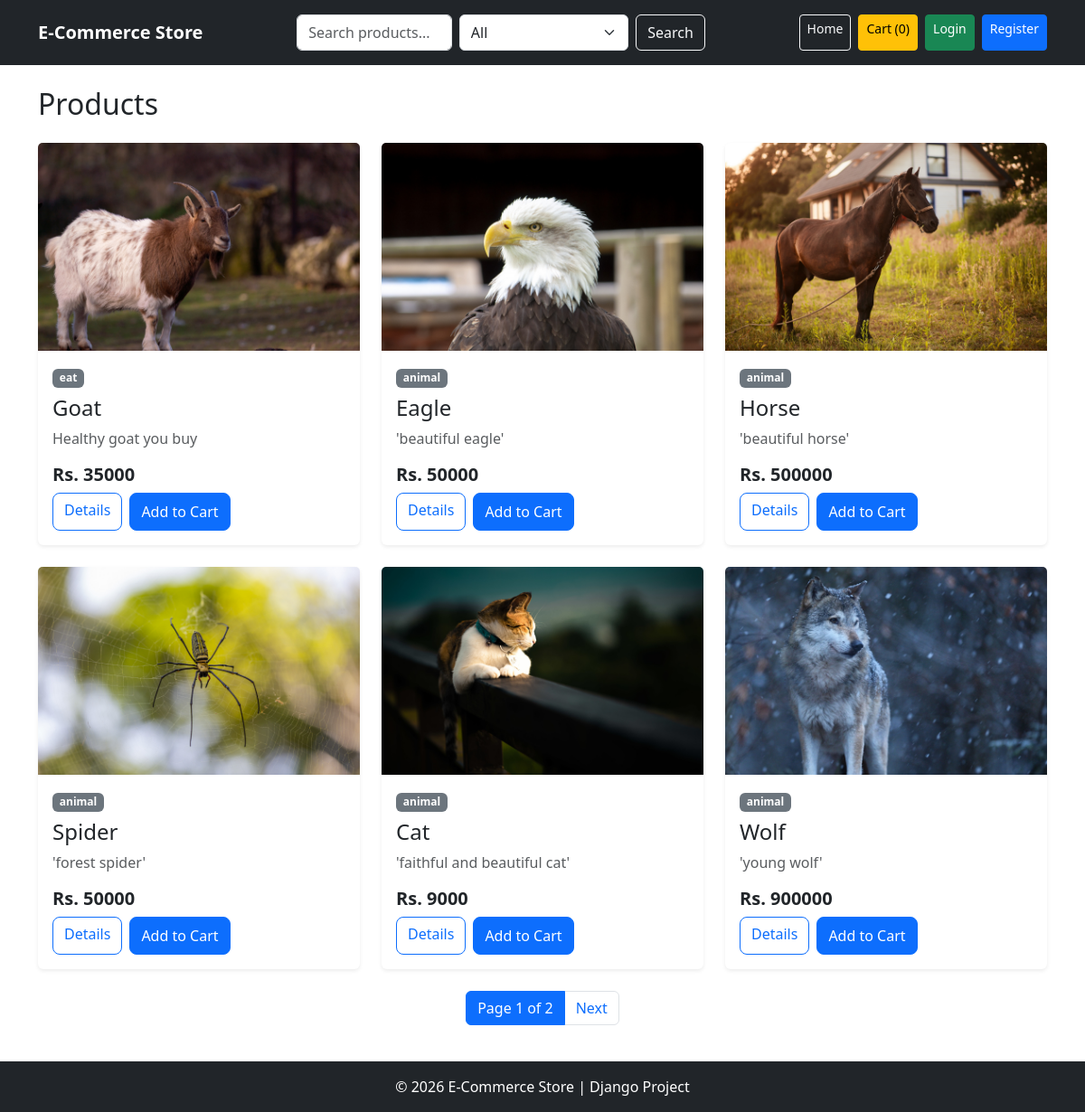
The page / on the database its author committed.
### store/models.py (models this page shows, shortened)
class Product(models.Model):
    name = models.CharField(max_length=200)
    description = models.TextField()
    price = models.IntegerField()
    image = models.ImageField(upload_to='products/', blank=True, null=True)
    stock = models.IntegerField(default=0)
    category = models.CharField(max_length=100, default="General")

### store/views.py (the view)
# urls.py: path('', views.product_list, name='product_list'),
def product_list(request):
    query = request.GET.get("q")
    category = request.GET.get("category")
    products = Product.objects.all()
    if query:
        products = products.filter(name__icontains=query)
    if category:
        products = products.filter(category=category)
    categories = Product.objects.values_list("category", flat=True).distinct()
    paginator = Paginator(products, 6)
    page_number = request.GET.get("page")
    page_obj = paginator.get_page(page_number)
    return render(request, "store/product_list.html", {
        "products": page_obj,
        "page_obj": page_obj,
        "categories": categories,
        "selected_category": category,
        "query": query,
    })

### store/context_processors.py (called while the page is built)
def categories_processor(request):
    categories = Product.objects.values_list('category', flat=True).distinct()
    return {
        'categories': categories
    }

def cart_count(request):
    cart = request.session.get('cart', {})
    total_items = sum(cart.values())
    return {
        'cart_count': total_items
    }

### store/templates/store/product_list.html (shortened to what this page needs)
{% extends 'store/base.html' %}
{% block content %}
<h2 class="mb-4">Products</h2>
{% if products %}
<div class="row g-4">
  {% for product in products %}
  <div class="col-12 col-sm-6 col-lg-4">
    <div class="card h-100 shadow-sm border-0">
     <a href="{% url 'product_detail' product.id %}" class="text-decoration-none text-dark">
      {% if product.image %}
      <img src="{{ product.image.url }}" class="card-img-top" style="height: 230px; object-fit: cover" />
      {% endif %}
      <div class="card-body d-flex flex-column">
        <span class="badge bg-secondary mb-2 align-self-start">
          {{ product.category }}
        </span>
        <h4 class="card-title">
          <a href="{% url 'product_detail' product.id %}" class="text-decoration-none text-dark">
            {{ product.name }}
          </a>
        </h4>
        <p class="card-text text-muted">
          {{ product.description|truncatewords:10 }}
        </p>
        <h5 class="fw-bold mt-auto">Rs. {{ product.price }}</h5>
       </a>
        <div class="mt-auto d-flex gap-2">
     <div class="d-flex gap-2 mt-auto">
        <a href="{% url 'product_detail' product.id %}"
         class="btn btn-outline-primary flex-fill text-center">
         Details
        </a>
        <button class="btn btn-primary add-to-cart-btn" data-id="{{ product.id }}">
         Add to Cart
        </button>
     </div>
        </div>
      </div>
    </div>
  </div>
  {% endfor %}
<nav class="mt-4">
  <ul class="pagination justify-content-center">
    <li class="page-item active">
      <span class="page-link">
        Page {{ page_obj.number }} of {{ page_obj.paginator.num_pages }}
      </span>
    </li>
    {% if page_obj.has_next %}
    <li class="page-item">
      <a class="page-link"
        href="?page={{ page_obj.next_page_number }}{% if selected_category %}&category={{ selected_category }}{% endif %}{% if query %}&q={{ query }}{% endif %}">
        Next
      </a>
    </li>
    {% endif %}
  </ul>
</nav>
{% else %}
<p class="text-danger">No products found.</p>
{% endif %}
{% endblock %}

### store/templates/store/base.html (style rules this page uses)
body { opacity: 0; transition: opacity 0.25s ease-in-out; }
body.page-loaded { opacity: 1; }
.card a { display: block; }
.add-to-cart-btn { white-space: nowrap; }
.btn { height: 40px; display: flex; align-items: center; justify-content: center; }
.card .btn { height: 42px; font-weight: 500; border-radius: 8px; }

### rows shown on the page
Product: image (picture), category "eat", name "Goat", description "Healthy goat you buy", price "35000"
Product: image (picture), category "animal", name "Eagle", description "'beautiful eagle'", price "50000"
Product: image (picture), category "animal", name "Horse", description "'beautiful horse'", price "500000"
Product: image (picture), category "animal", name "Spider", description "'forest spider'", price "50000"
Product: image (picture), category "animal", name "Cat", description "'faithful and beautiful cat'", price "9000"
Product: image (picture), category "animal", name "Wolf", description "'young wolf'", price "900000"

### other values the page prints
{{ cart_count }} "0"
{{ page_obj.number }} "1"
{{ page_obj.paginator.num_pages }} "2"
